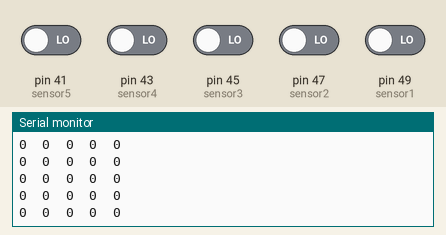
This sketch was run on a simulated Arduino Mega 2560, built with avr-gcc and run on an emulated ATmega2560. Shown: the last lines printed to the serial monitor. The test bench sets the inputs (shaded band); at power-on: pin 41 (sensor5), pin 43 (sensor4), pin 45 (sensor3), pin 47 (sensor2), pin 49 (sensor1) LOW.

Above: at 1.2 s.
1.3 s: pin 41 (sensor5) driven HIGH
At 2.3 s:
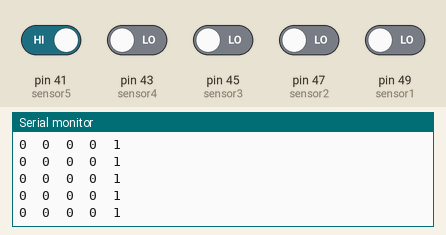
4.3 s: pin 43 (sensor4) driven HIGH
At 4.8 s:
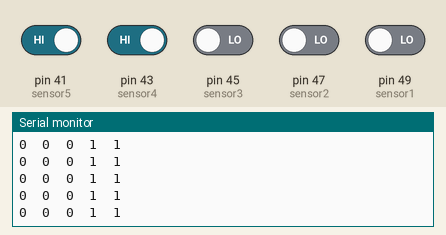
5.8 s: pin 45 (sensor3) driven HIGH
At 6.5 s:
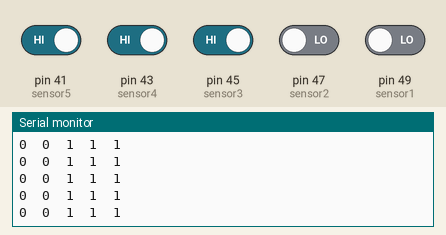
8.8 s: pin 47 (sensor2) driven HIGH
At 9.5 s:
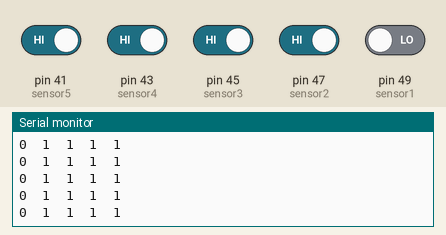
11.8 s: pin 49 (sensor1) driven HIGH
At 12.7 s:
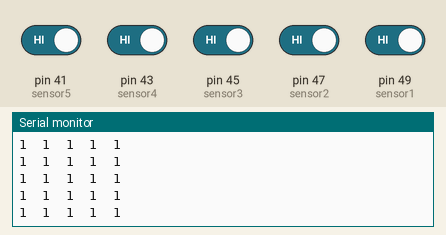
14.8 s: pin 41 (sensor5) driven LOW
At 15.3 s:
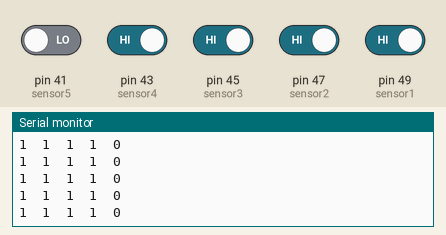

The sketch:

ir.ino
```cpp
int sensor1 = 49;
int sensor2 = 47;
int sensor3 = 45;
int sensor4 = 43;
int sensor5 = 41;

void setup() {


  pinMode(sensor1, INPUT);
  pinMode(sensor2, INPUT);
  pinMode(sensor3, INPUT);
  pinMode(sensor4, INPUT);
  pinMode(sensor5, INPUT);
  Serial.begin(9600);

}

void loop() {

  // Read sensor values
  int val1 = digitalRead(sensor1);
  int val2 = digitalRead(sensor2);
  int val3 = digitalRead(sensor3);
  int val4 = digitalRead(sensor4);
  int val5 = digitalRead(sensor5);
  Serial.print(val1);
  Serial.print("  ");
    Serial.print(val2);
  Serial.print("  ");
   Serial.print(val3);
  Serial.print("  ");
    Serial.print(val4);
  Serial.print("  ");
    Serial.print(val5);
  Serial.println();
}
```

Measured:
- after the input at 1.3 s, the serial monitor: prints a new line after 0.07 s (image 1)
- after the input at 4.3 s, the serial monitor: prints a new line after 0.07 s (image 2)
- after the input at 5.8 s, the serial monitor: prints a new line after 0.08 s (image 3)
- after the input at 8.8 s, the serial monitor: prints a new line after 0.08 s (image 4)
- after the input at 11.8 s, the serial monitor: prints a new line after 0.07 s (image 5)
- after the input at 14.8 s, the serial monitor: prints a new line after 0.08 s (image 6)
